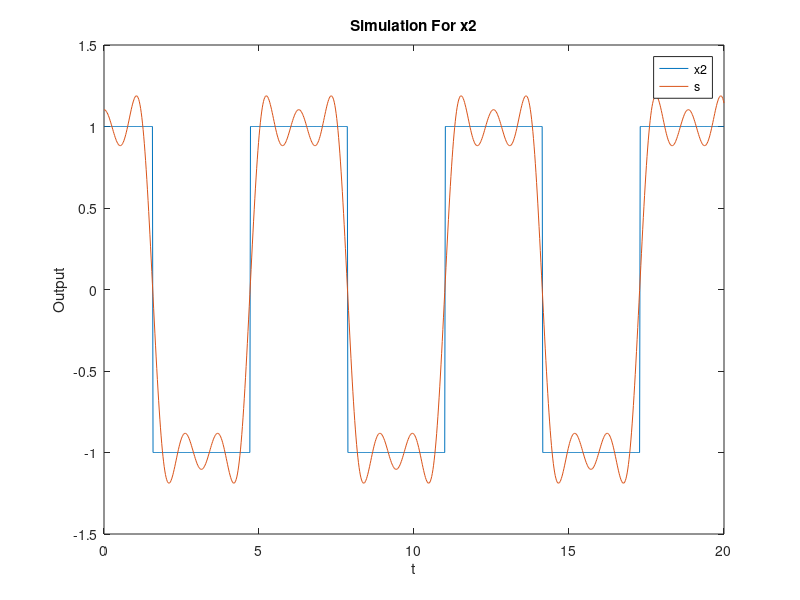

Source code (MATLAB):
t = linspace(0, 20, 1000);

% square wave
x2 = cos(t);
x2(x2 > 0) = ones(size(x2(x2 > 0)));
x2(x2 < 0) = -ones(size(x2(x2 < 0)));

% coefficients for x2 CTFS
apos_k = 2 * [sin(pi / 2) / pi, sin(pi) / (2 * pi), sin(pi * 3/2) / (3 * pi), sin(2 * pi) / (4 * pi), sin(pi * 5/2) / (5 * pi)];
aneg_k = 2 * [sin(-pi / 2) / (-pi), sin(-pi) / (-2 * pi), sin(-pi * 3/2) / (-3 * pi), sin(-2 * pi) / (-4 * pi), sin(-pi * 5/2) / (-5 * pi)];

s1 = apos_k(1) * exp(j * t) + aneg_k(1) * exp(-j * t);
s2 = apos_k(2) * exp(j * 2 * t) + aneg_k(2) * exp(-j * 2 * t);
s3 = apos_k(3) * exp(j * 3 * t) + aneg_k(3) * exp(-j * 3 * t);
s4 = apos_k(4) * exp(j * 4 * t) + aneg_k(4) * exp(-j * 4 * t);
s5 = apos_k(5) * exp(j * 5 * t) + aneg_k(5) * exp(-j * 5 * t);
s = real(s1 + s2 + s3 + s4 + s5);

% plot
plot(t, x2)
hold on
plot(t, s)
xlabel('t')
ylabel('Output')
title('Simulation For x2')
legend('x2', 's')
